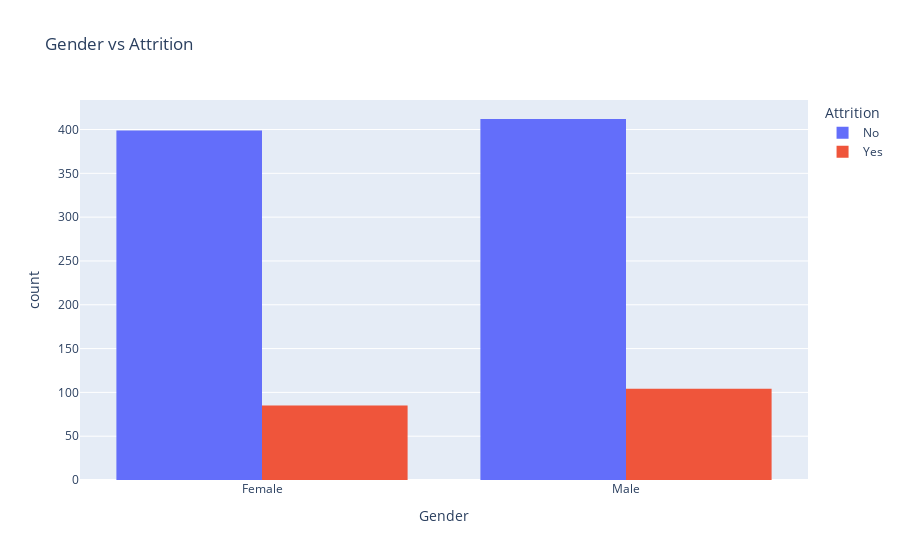
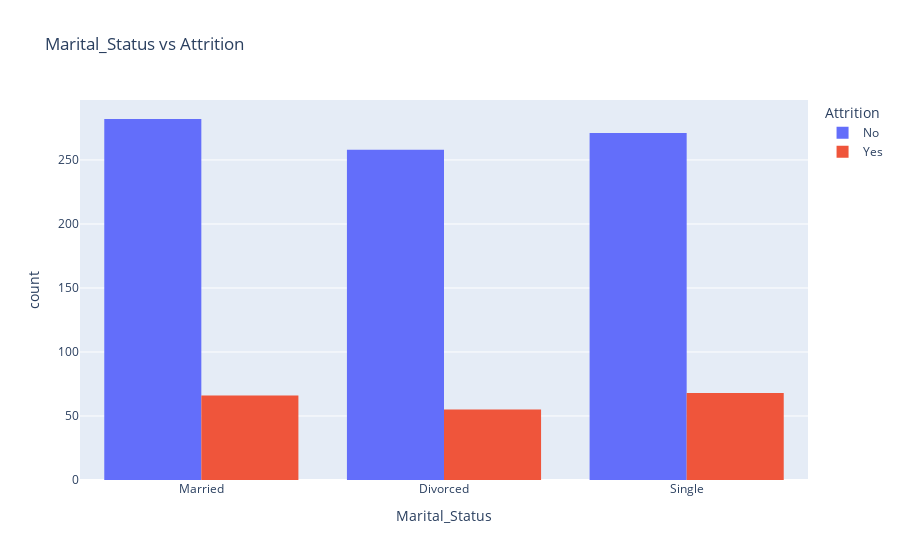
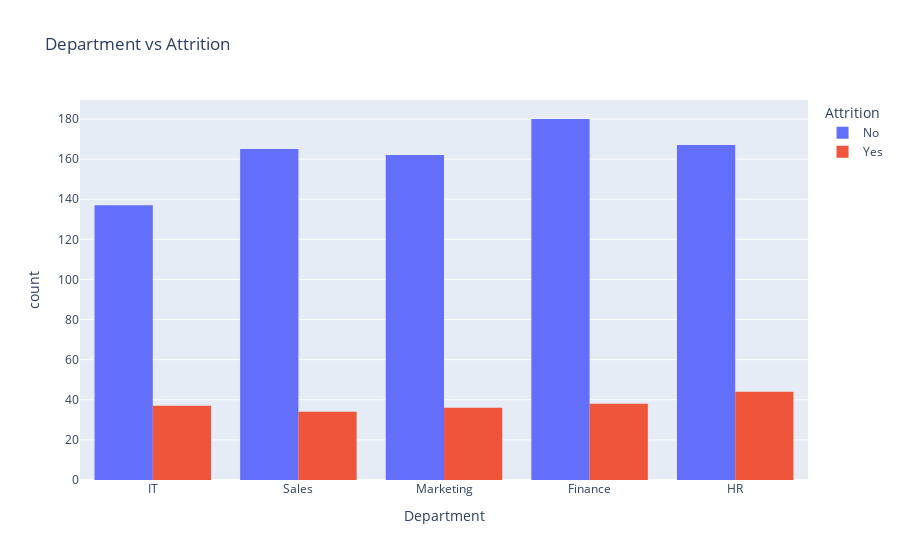
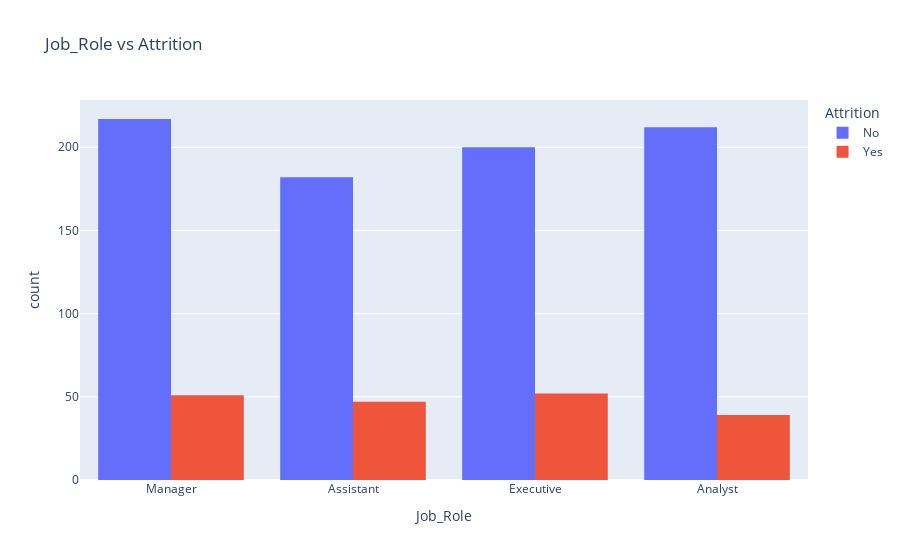

These figures' notebook cell, in order:
### Code cell
categorical_cols = df.select_dtypes(include=['object']).columns.tolist()
categorical_cols.remove('Attrition')  # target already plotted

for col in categorical_cols:
    fig = px.histogram(df, x=col, color='Attrition', barmode='group', title=f'{col} vs Attrition')
    fig.show()

### Figure 1 — Plotly figure (JSON) as saved in the notebook; plotly's stock layout.template omitted (floating-point values rounded to 4 significant figures; data arrays with more than 128 entries replaced by an {"elided": "..."} marker saying what was removed)
{"data": [{"alignmentgroup": "True", "bingroup": "x", "hovertemplate": "Attrition=No<br>Gender=%{x}<br>count=%{y}<extra></extra>", "legendgroup": "No", "marker": {"color": "#636efa", "pattern": {"shape": ""}}, "name": "No", "offsetgroup": "No", "orientation": "v", "showlegend": true, "type": "histogram", "x": {"elided": "811 str values"}, "xaxis": "x", "yaxis": "y"}, {"alignmentgroup": "True", "bingroup": "x", "hovertemplate": "Attrition=Yes<br>Gender=%{x}<br>count=%{y}<extra></extra>", "legendgroup": "Yes", "marker": {"color": "#EF553B", "pattern": {"shape": ""}}, "name": "Yes", "offsetgroup": "Yes", "orientation": "v", "showlegend": true, "type": "histogram", "x": {"elided": "189 str values"}, "xaxis": "x", "yaxis": "y"}], "layout": {"barmode": "group", "legend": {"title": {"text": "Attrition"}, "tracegroupgap": 0}, "title": {"text": "Gender vs Attrition"}, "xaxis": {"anchor": "y", "domain": [0, 1], "title": {"text": "Gender"}}, "yaxis": {"anchor": "x", "domain": [0, 1], "title": {"text": "count"}}}}

### Figure 2 — Plotly figure (JSON) as saved in the notebook; plotly's stock layout.template omitted (floating-point values rounded to 4 significant figures; data arrays with more than 128 entries replaced by an {"elided": "..."} marker saying what was removed)
{"data": [{"alignmentgroup": "True", "bingroup": "x", "hovertemplate": "Attrition=No<br>Marital_Status=%{x}<br>count=%{y}<extra></extra>", "legendgroup": "No", "marker": {"color": "#636efa", "pattern": {"shape": ""}}, "name": "No", "offsetgroup": "No", "orientation": "v", "showlegend": true, "type": "histogram", "x": {"elided": "811 str values"}, "xaxis": "x", "yaxis": "y"}, {"alignmentgroup": "True", "bingroup": "x", "hovertemplate": "Attrition=Yes<br>Marital_Status=%{x}<br>count=%{y}<extra></extra>", "legendgroup": "Yes", "marker": {"color": "#EF553B", "pattern": {"shape": ""}}, "name": "Yes", "offsetgroup": "Yes", "orientation": "v", "showlegend": true, "type": "histogram", "x": {"elided": "189 str values"}, "xaxis": "x", "yaxis": "y"}], "layout": {"barmode": "group", "legend": {"title": {"text": "Attrition"}, "tracegroupgap": 0}, "title": {"text": "Marital_Status vs Attrition"}, "xaxis": {"anchor": "y", "domain": [0, 1], "title": {"text": "Marital_Status"}}, "yaxis": {"anchor": "x", "domain": [0, 1], "title": {"text": "count"}}}}

### Figure 3 — Plotly figure (JSON) as saved in the notebook; plotly's stock layout.template omitted (floating-point values rounded to 4 significant figures; data arrays with more than 128 entries replaced by an {"elided": "..."} marker saying what was removed)
{"data": [{"alignmentgroup": "True", "bingroup": "x", "hovertemplate": "Attrition=No<br>Department=%{x}<br>count=%{y}<extra></extra>", "legendgroup": "No", "marker": {"color": "#636efa", "pattern": {"shape": ""}}, "name": "No", "offsetgroup": "No", "orientation": "v", "showlegend": true, "type": "histogram", "x": {"elided": "811 str values"}, "xaxis": "x", "yaxis": "y"}, {"alignmentgroup": "True", "bingroup": "x", "hovertemplate": "Attrition=Yes<br>Department=%{x}<br>count=%{y}<extra></extra>", "legendgroup": "Yes", "marker": {"color": "#EF553B", "pattern": {"shape": ""}}, "name": "Yes", "offsetgroup": "Yes", "orientation": "v", "showlegend": true, "type": "histogram", "x": {"elided": "189 str values"}, "xaxis": "x", "yaxis": "y"}], "layout": {"barmode": "group", "legend": {"title": {"text": "Attrition"}, "tracegroupgap": 0}, "title": {"text": "Department vs Attrition"}, "xaxis": {"anchor": "y", "domain": [0, 1], "title": {"text": "Department"}}, "yaxis": {"anchor": "x", "domain": [0, 1], "title": {"text": "count"}}}}

### Figure 4 — Plotly figure (JSON) as saved in the notebook; plotly's stock layout.template omitted (floating-point values rounded to 4 significant figures; data arrays with more than 128 entries replaced by an {"elided": "..."} marker saying what was removed)
{"data": [{"alignmentgroup": "True", "bingroup": "x", "hovertemplate": "Attrition=No<br>Job_Role=%{x}<br>count=%{y}<extra></extra>", "legendgroup": "No", "marker": {"color": "#636efa", "pattern": {"shape": ""}}, "name": "No", "offsetgroup": "No", "orientation": "v", "showlegend": true, "type": "histogram", "x": {"elided": "811 str values"}, "xaxis": "x", "yaxis": "y"}, {"alignmentgroup": "True", "bingroup": "x", "hovertemplate": "Attrition=Yes<br>Job_Role=%{x}<br>count=%{y}<extra></extra>", "legendgroup": "Yes", "marker": {"color": "#EF553B", "pattern": {"shape": ""}}, "name": "Yes", "offsetgroup": "Yes", "orientation": "v", "showlegend": true, "type": "histogram", "x": {"elided": "189 str values"}, "xaxis": "x", "yaxis": "y"}], "layout": {"barmode": "group", "legend": {"title": {"text": "Attrition"}, "tracegroupgap": 0}, "title": {"text": "Job_Role vs Attrition"}, "xaxis": {"anchor": "y", "domain": [0, 1], "title": {"text": "Job_Role"}}, "yaxis": {"anchor": "x", "domain": [0, 1], "title": {"text": "count"}}}}
